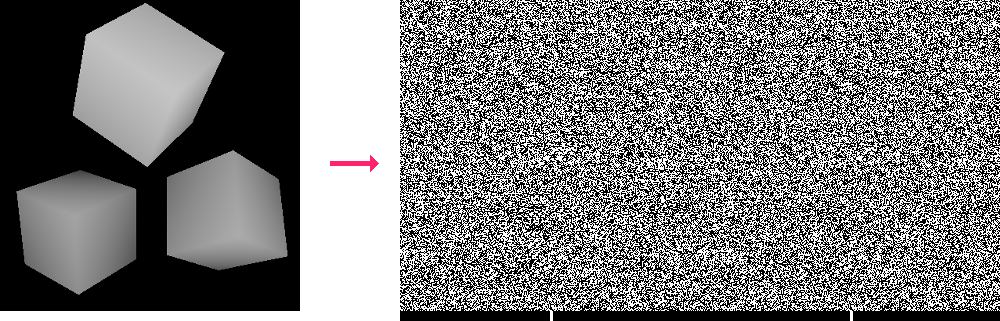
#> input picture images/sample1.png, 1000 x 321 px
$ python stereo.py images/sample1.png
#> lines starting #> are read from the running program, lines starting #| are printed output that depends on the picture
#!/usr/bin/env python3
# -*- coding: utf8 -*-
#
# Copyright 2018 Gearóid Fox
#
# This program is free software; you can redistribute it and/or modify
# it under the terms of the GNU General Public License as published by
# the Free Software Foundation; either version 3 of the License, or
# (at your option) any later version.
#
# This program is distributed in the hope that it will be useful,
# but WITHOUT ANY WARRANTY; without even the implied warranty of
# MERCHANTABILITY or FITNESS FOR A PARTICULAR PURPOSE.  See the
# GNU General Public License for more details.
#
# You should have received a copy of the GNU General Public License
# along with this program; if not, see <http://www.gnu.org/licenses/>.
"""
Create random dot stereograms.
"""

import argparse
import numpy
import random
import sys
from PIL import Image


def rds(ref_image, levels = 24, parallel=False):
    """
        Create a random dot stereogram.

        args: ref_image (PIL.Image)
              greyscale image encoding depth information
              darker = lower, lighter = brighter

              levels (integer)
              levels of depth to use

              parallel (boolean)
              create a stereogram for parallel viewing

        returns: greyscale PIL.Image
    """
#> called with levels = 24, parallel = False
    xlim, ylim = ref_image.size
#> xlim = 1000; ylim = 321
    left_half = numpy.zeros(shape=(xlim, ylim), dtype=int)
    right_half = numpy.zeros(shape=(xlim, ylim), dtype=int)

    # create random pixels:
    for i in range(xlim):
        for j in range(ylim):
            v = random.choice([0, 255])
            right_half[i, j] = v
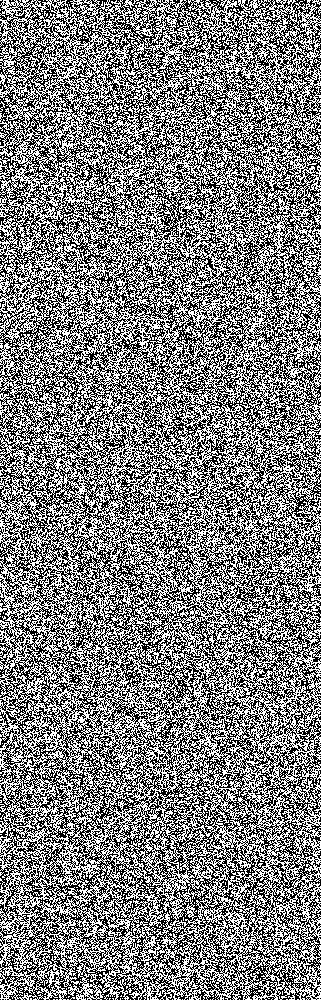
#> right_half: shape (1000, 321) int64; 50% white in thin lines or dots

    # copy right half to left half:
    ref_pixels = ref_image.load()
    for i in range(xlim):
        for j in range(ylim):
             offset = (levels * ref_pixels[i, j]) // 255
             if i < xlim - offset:
                     left_half[i, j] = right_half[i + offset, j]
             else:
                 left_half[i, j] = right_half[i, j]
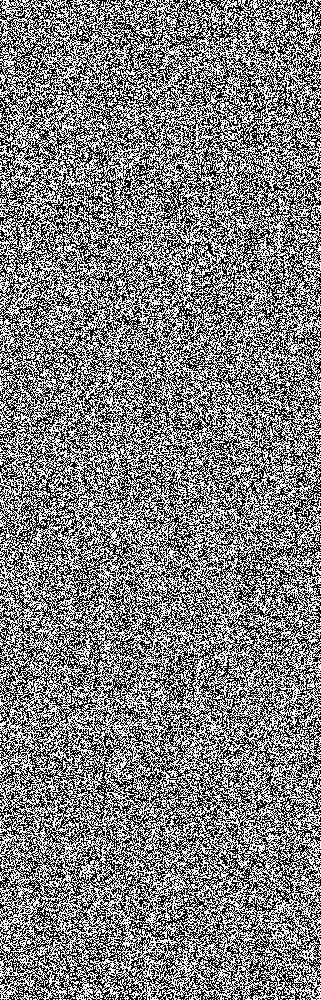
#> left_half: shape (1000, 321) int64; 49.9% white in thin lines or dots

    # create output image:
    stereogram = Image.new("L", (xlim * 2, ylim + 10))
#> stereogram: PIL image 2000x331 L; every value is 0
    pixels = stereogram.load()
    for j in range(ylim):
        for i in range(xlim):
            if parallel == False:
                pixels[i, j] = int(left_half[i, j])
                pixels[i + xlim, j] = int(right_half[i, j])
            else:
                pixels[i, j] = int(right_half[i, j])
                pixels[i + xlim, j] = int(left_half[i, j])
    # Add bottom strip:
    for j in range(10):
        for i in range(3):
            pixels[xlim // 2 + i, ylim + j] = 255
            pixels[ 3 * xlim // 2 + i, ylim + j] = 255

    return stereogram


def main():
    parser = argparse.ArgumentParser(
            description="Create random dot stereograms.")
    parser.add_argument("ref_image", help="greyscale reference depth image")
    parser.add_argument("--outfile", help="output file name")
    parser.add_argument("--levels", help="levels of 3D depth", type=int)
    parser.add_argument("--parallel", action='store_true',
            help="create stereogram for parallel viewing")
    args = parser.parse_args()

    if args.levels == None:
        levels = 24
    else:
        levels = args.levels

    ref_img = Image.open(args.ref_image).convert("L")
    out_img = rds(ref_img, parallel=args.parallel, levels=levels)
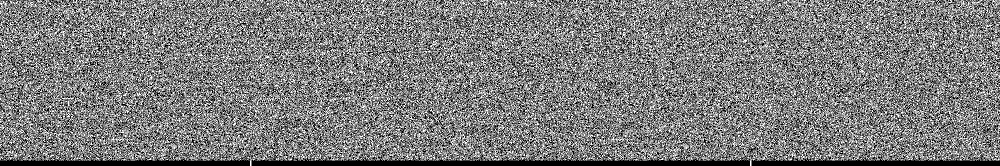
#> out_img: PIL image 2000x331 L (shown at 1/2 size); 48.5% white in thin lines or dots

    if args.outfile == None:
        ref_img.show()
        out_img.show()
    else:
        out_img.save(args.outfile)


if __name__ == "__main__":
    sys.exit(main())
#> (the program exits here)
